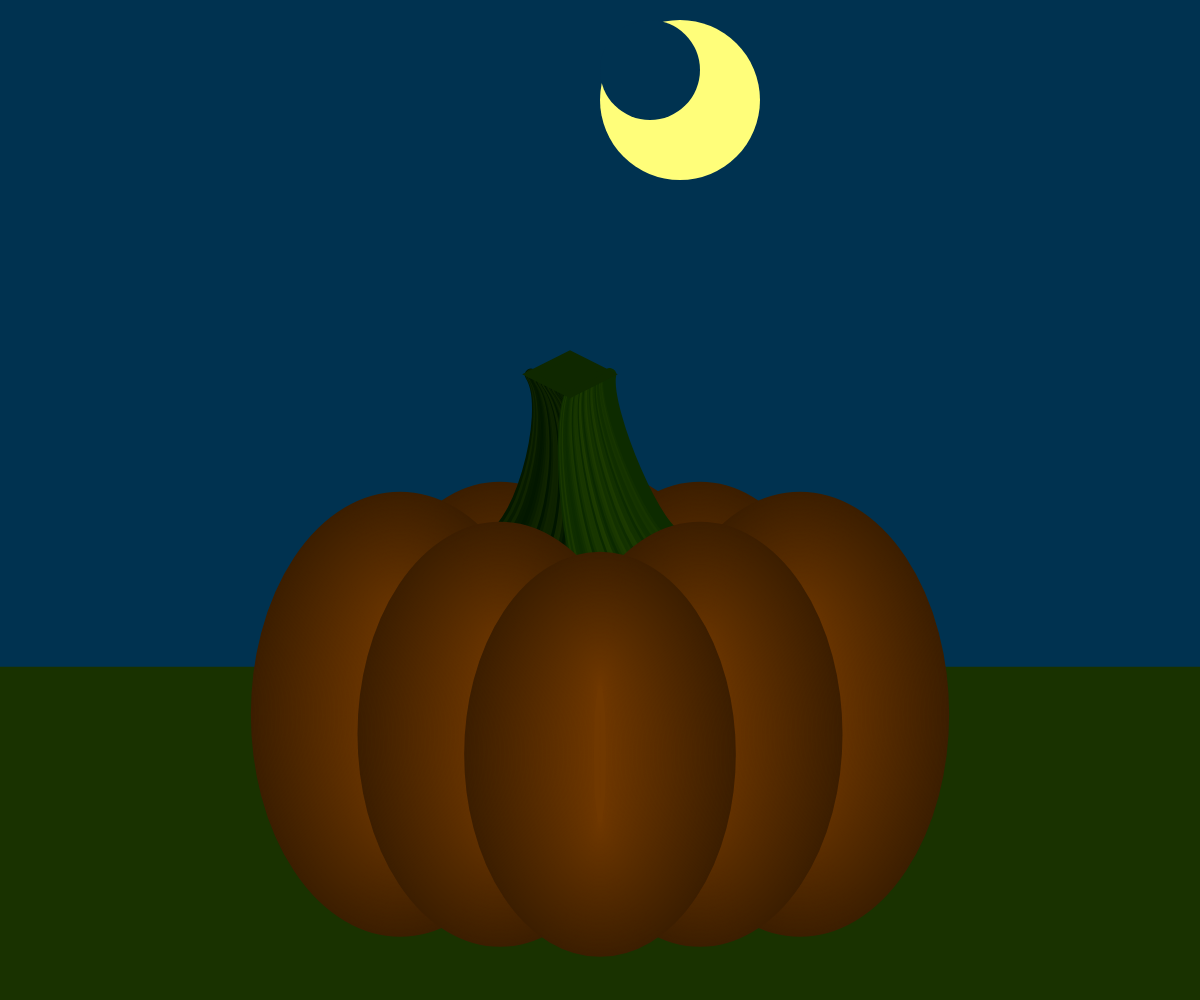
Frame 1 (no input)
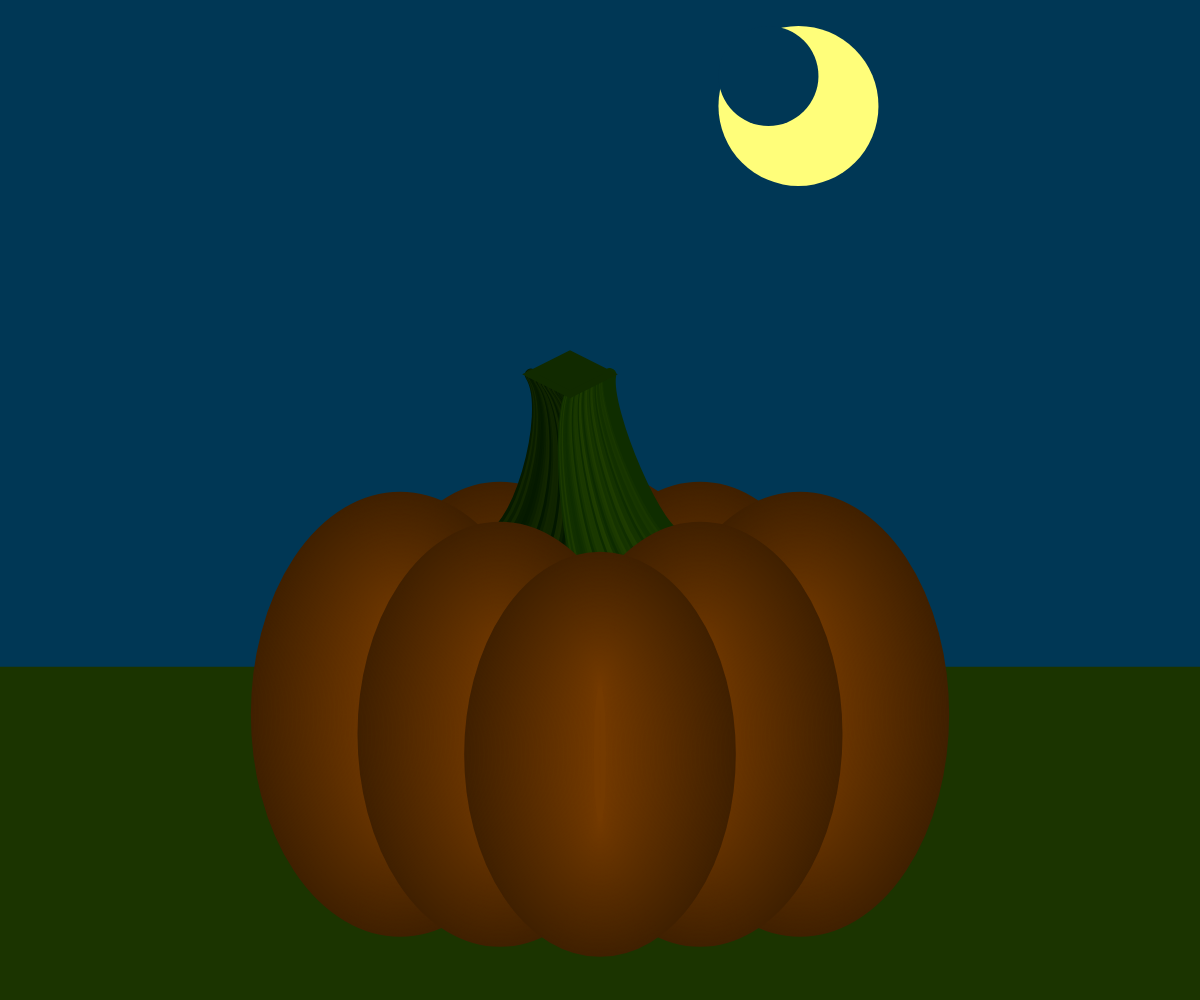
Frame 60 (no input)
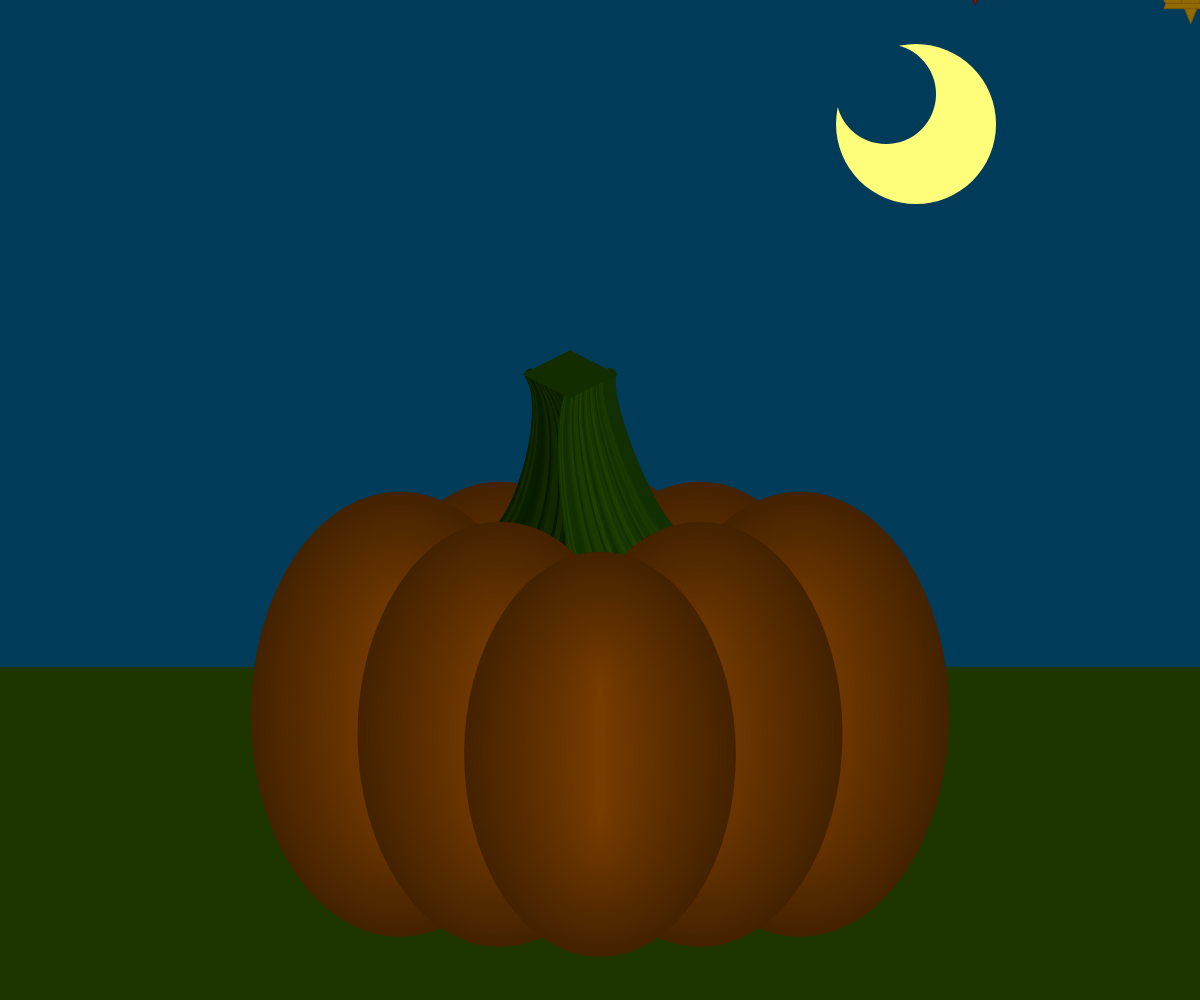
Frame 120 (the mouse pressed at the canvas centre since frame 60)

The p5.js sketch that drew these frames (run headless with seeded random() and noise() and a simulated clock; from frame 60 on, the mouse is pressed at the canvas centre):

// p5.js sketch
// ── sketch.js
let p; // scalar value
let stemCol = [];
let leaf = []; 
let numLeaf = 10;
let shift = 0; // shift sky color
let time = 0; // increments by PI/width each frame to make one cycle 2PI
let dayNight = 1; // flips from day to night

function setup() {
  // sets up canvas to scale based on the size of the window
  createCanvas(windowWidth, windowHeight);
  colorMode(RGB, 255, 255, 255, 1);
  if(width>height)
    p = height/100;
  else
    p = width/100;
  
  // sets the random shades of green for the stem
  for(let i=0; i<p*24; i++)
    stemCol[i] = random(20);
  
  // sets up a 2D array to hold all values associated with all leaves 
  // x, y, speed, red, green
  for (let i = 0; i<5; i++)
    leaf[i] = [];
  for (let i = 0; i<numLeaf; i++){
    leaf[0][i] = random(-180,180);
    leaf[1][i] = -1*random(height/400,height/100);
    leaf[2][i] = random(1,width/100);
    leaf[3][i] = random(110,200);
    leaf[4][i] = random(10,150);
  }
}

function draw() {
  noStroke();
  
  // sets the sky
  background(100*shift/width-20,100*shift/width+50,100*shift/width+80);
  celestial();
  
  // grass
  fill(25+40*shift/width,50+40*shift/width,0);
  rect(0, height/1.5, width, height);
  pumpkin(width/2, height/1.4);
  for(let i=0; i<numLeaf; i++)
    fall(i);
  if((shift >= width)||(shift <= 0))
    dayNight = dayNight * -1;
}

function celestial (){
  ellipseMode(CORNER);
  // moon - shifted back PI/2 to be opposite of sun
  fill(255,254,122);
  ellipse(width/2+(width/2+p*17)*cos(time-PI/2), height/2+p*2+height/2*sin(time-PI/2), p*16, p*16);
  fill(100*shift/width-20,100*shift/width+50,100*shift/width+80);
  ellipse(width/2+(width/2+p*17)*cos(time-PI/2), height/2+p*2+height/2*sin(time-PI/2), p*10, p*10);
  // sun - shifted forward PI/2 to be opposite of moon
  fill(255,205,40);
  ellipse(width/2+(width/2+p*17)*cos(time+PI/2), p*50+p*2+height/2*sin(time+PI/2), p*16, p*16);

  // shift controls the brightness of the sky based on if its day or night
  shift+=dayNight;
  // increments by PI/width each frame to make one cycle 2PI
  time+=PI/width;
}

function fall (i){
  // sets the stroke/fill colors using stored values in array and a less sensitive shift
  let leafShift = shift/10;
  fill(leaf[3][i]+leafShift,leaf[4][i]+leafShift,0);
  stroke(leaf[3][i]+leafShift-20,leaf[4][i]+leafShift-20,0);
  strokeWeight(p/12);
  // sets new x using the current x plus a step with a cosine function to create sweaping motion
  // then multiply by (width/2) so x has a range of -width/2 to width/2, then add width/2 to center
  let x = cos(leaf[0][i]+=0.01)*(width/2)+width/2;
  // sets new y using the current y plus a step proportional to the canvas height and leaf speed
  let y = (leaf[1][i]+=0.01)*height/leaf[2][i];
  quad(p*2.5+x,p*5+y, p*1.2+x,p*2.8+y, p*8.8+x,p*2.8+y, p*7.5+x,p*5  +y);
  quad(p*5  +x,p*7+y, p*6.7+x,p*2.8+y, p*5  +x,p*0.6+y, p*3.3+x,p*2.8+y);
  quad(p*2.5+x,p*5+y, p*2.3+x,p*5.5+y, p*7.7+x,p*5.5+y, p*7.5+x,p*5  +y);
  // if the leaf's next step if pasted height, reset the leaf
  if ((leaf[1][i]+=0.01)*height/leaf[2][i] - 30 > height){
    leaf[1][i] = -1;
    leaf[2][i] = random(1,width/100);
    leaf[3][i] = random(110,200);
    leaf[4][i] = random(10,150);
  }
}

function pumpkin (x, y) {
  ellipseMode(CENTER);
  x-=p*20;
  y-=p*4;
  cell(95,  p*20+x,     y, p*40);
  cell(100, p*10+x, p*2+y, p*42);
  cell(100, p*30+x, p*2+y, p*42);
  cell(100,      x, p*4+y, p*44);
  cell(100, p*40+x, p*4+y, p*44);
  stem(x-p*20, y-p*36);
  cell(100, p*10+x, p*6+y, p*42);
  cell(100, p*30+x, p*6+y, p*42);
  cell(105, p*20+x, p*8+y, p*40);
}

function stem (x, y) {
  let stemShift = 40*shift/windowWidth-20;
  noFill();
  strokeWeight(p/0.8);
  // draws a series of curves for the left edge of the stem
  for(let i=1; i<=p*4; i++){
    stroke(stemCol[i]+20+stemShift,stemCol[i]+40+stemShift,0);
    curve(p*14+x,y, p*28+i*3+x,p*22+i*2+y, p*33+i+x,p*6+i/2+y, p*14+x,y);
  }
  // draws a series of curves for the right edge of the stem
  for(let i=1; i<=p*4; i++){
    stroke(stemCol[i]+30+stemShift,stemCol[i]+60+stemShift,0);
    curve(p*52+x,y, p*40+i*2+x,p*30-i*2+y, p*37+i+x,p*8-i/2+y, p*52+x,y);
  }
  // draws the top of the stem
  strokeWeight(p*0.7);
  stroke(35+stemShift,60+stemShift,0);
  fill(35+stemShift,60+stemShift,0);
  quad(p*33+x, p*6+y, p*37+x, p*8+y, p*41+x, p*6+y, p*37+x, p*4+y);
}

function cell(numSteps, x, y, ellipseHeight) {
  let count=0;
  let pumpShift=80*shift/width+60;
  noFill();
  strokeWeight(p/2);
  for(let i=0; i<numSteps; i++){
    stroke(pumpShift, pumpShift/2, 0);
    ellipse(x, y, (ellipseHeight/1.5)+count, ellipseHeight+count);
    // makes each ellipse fill a little brighter
    pumpShift+=0.5;
    // makes each ellipse slightly smaller
    count-=p/3.8;
  }
}

function windowResized() {
  resizeCanvas(windowWidth, windowHeight);
}
